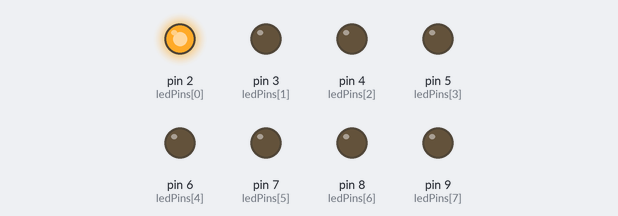
The sketch below on a simulated Arduino Uno, built with avr-gcc and run on an emulated ATmega328P. Parts: output pins drawn as LEDs (lit = HIGH).

Above: at 0.1 s.
At 0.7 s:
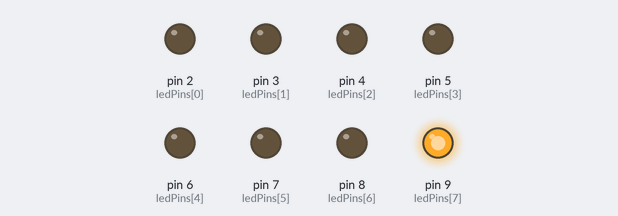
At 1.1 s:
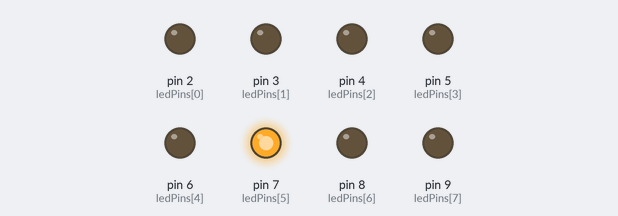
At 1.5 s:
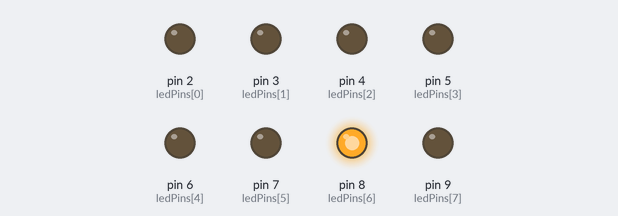
At 2.5 s:
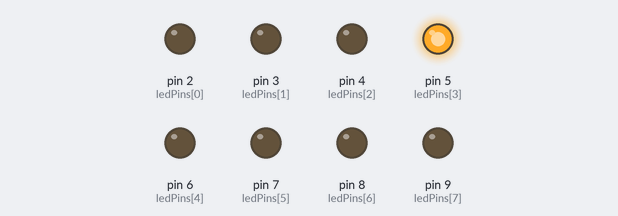
At 3.5 s:
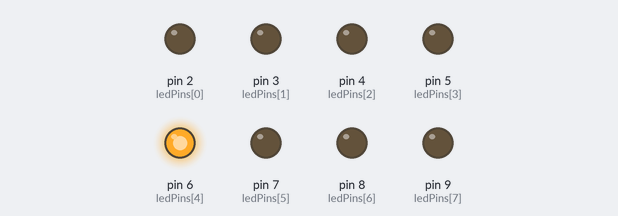
Timing chart, 0 to 3.8 s (numbered marks = the images above):
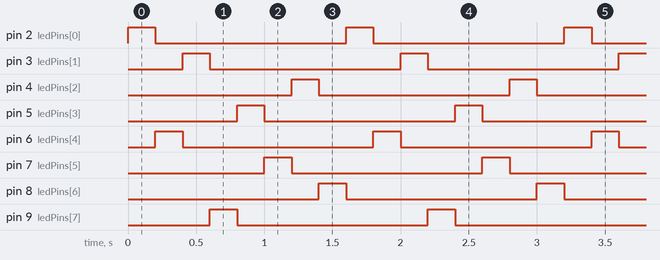

The sketch:

_0-4-1-7-3-5-2-6_pattern.ino
```cpp
const int ledPins[] = {2, 3, 4, 5, 6, 7, 8, 9};
const int numLeds = 8;
const int timer = 200;

const int pattern[] = {0, 4, 1, 7, 3, 5, 2, 6};
const int patternSize = sizeof(pattern) / sizeof(pattern[0]);

void setup() {
  for (int i = 0; i < numLeds; i++) {
    pinMode(ledPins[i], OUTPUT);
    digitalWrite(ledPins[i], LOW);
  }
}

void loop() {
  for (int i = 0; i < patternSize; i++) {
    int led = pattern[i];

    digitalWrite(ledPins[led], HIGH);
    delay(timer);
    digitalWrite(ledPins[led], LOW);
  }
}
```

Measured:
- by itself, pin 2 (ledPins[0]), pin 3 (ledPins[1]), pin 4 (ledPins[2]), pin 5 (ledPins[3]), pin 6 (ledPins[4]), pin 7 (ledPins[5]), pin 8 (ledPins[6]), pin 9 (ledPins[7]): alternates HIGH for 0.20 s and LOW for 1.4 s
- by itself, everything shown: repeats every 1.6 s, in 8 steps
